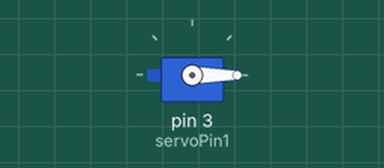
Simulated run of this sketch. Board: Arduino Uno, built with avr-gcc and run on an emulated ATmega328P. Shown: servo.

Above: at 0.05 s.
Timing chart, 0 to 4.6 s (numbered marks = the images above):
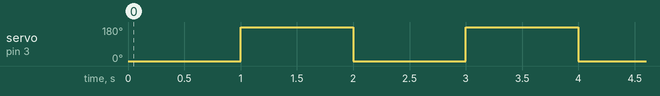

The sketch:

servoSweep_UNO.ino
```cpp
//Code to sweep servo from 0 to 90 and back
#include <Servo.h>

const int servoPin1 = 3;  // Servo signal pin connected to Pin 3 on UNO

Servo myServo1;

void setup() {
  myServo1.attach(servoPin1);

}

void loop() {
  // Move the servo motor to the starting position
  myServo1.write(0);

  delay(1000);

  // Move the servo motor to a different position
  myServo1.write(180);

  delay(1000);

}
```

Measured:
- by itself, servo on pin 3 (servoPin1): alternates 180° for 1.0 s and 0° for 1.0 s
